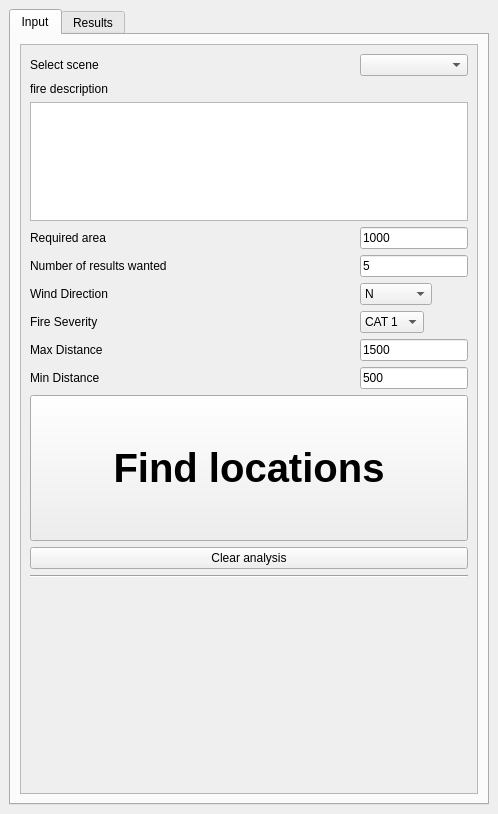
<?xml version="1.0" encoding="UTF-8"?>
<ui version="4.0">
 <class>LocatingToolDockWidgetBase</class>
 <widget class="QDockWidget" name="LocatingToolDockWidgetBase">
  <property name="enabled">
   <bool>true</bool>
  </property>
  <property name="geometry">
   <rect>
    <x>0</x>
    <y>0</y>
    <width>498</width>
    <height>814</height>
   </rect>
  </property>
  <property name="windowTitle">
   <string>Locating Tool</string>
  </property>
  <widget class="QWidget" name="dockWidgetContents">
   <layout class="QVBoxLayout" name="verticalLayout">
    <item>
     <widget class="QTabWidget" name="tabWidget">
      <property name="enabled">
       <bool>true</bool>
      </property>
      <property name="sizePolicy">
       <sizepolicy hsizetype="Preferred" vsizetype="Minimum">
        <horstretch>0</horstretch>
        <verstretch>0</verstretch>
       </sizepolicy>
      </property>
      <property name="currentIndex">
       <number>0</number>
      </property>
      <widget class="QWidget" name="tab1">
       <attribute name="title">
        <string>Input</string>
       </attribute>
       <layout class="QGridLayout" name="gridLayout_4">
        <item row="0" column="0">
         <widget class="QScrollArea" name="scrollArea">
          <property name="widgetResizable">
           <bool>true</bool>
          </property>
          <widget class="QWidget" name="scrollAreaWidgetContents">
           <property name="geometry">
            <rect>
             <x>0</x>
             <y>0</y>
             <width>456</width>
             <height>915</height>
            </rect>
           </property>
           <layout class="QGridLayout" name="gridLayout_3">
            <item row="18" column="0" colspan="3">
             <widget class="QLabel" name="legend1Label">
              <property name="sizePolicy">
               <sizepolicy hsizetype="MinimumExpanding" vsizetype="MinimumExpanding">
                <horstretch>0</horstretch>
                <verstretch>0</verstretch>
               </sizepolicy>
              </property>
              <property name="minimumSize">
               <size>
                <width>350</width>
                <height>200</height>
               </size>
              </property>
              <property name="maximumSize">
               <size>
                <width>350</width>
                <height>200</height>
               </size>
              </property>
              <property name="text">
               <string/>
              </property>
              <property name="scaledContents">
               <bool>true</bool>
              </property>
             </widget>
            </item>
            <item row="9" column="2">
             <widget class="QComboBox" name="selectFireSeverityCombo">
              <property name="sizePolicy">
               <sizepolicy hsizetype="Fixed" vsizetype="Fixed">
                <horstretch>0</horstretch>
                <verstretch>0</verstretch>
               </sizepolicy>
              </property>
              <item>
               <property name="text">
                <string>CAT 1</string>
               </property>
              </item>
              <item>
               <property name="text">
                <string>CAT 2</string>
               </property>
              </item>
              <item>
               <property name="text">
                <string>CAT 3</string>
               </property>
              </item>
              <item>
               <property name="text">
                <string>CAT 4</string>
               </property>
              </item>
              <item>
               <property name="text">
                <string>CAT 5</string>
               </property>
              </item>
             </widget>
            </item>
            <item row="2" column="0">
             <widget class="QLabel" name="label_9">
              <property name="text">
               <string>fire description</string>
              </property>
             </widget>
            </item>
            <item row="1" column="2">
             <widget class="QComboBox" name="selectFireButton">
              <property name="sizePolicy">
               <sizepolicy hsizetype="Minimum" vsizetype="Fixed">
                <horstretch>0</horstretch>
                <verstretch>0</verstretch>
               </sizepolicy>
              </property>
              <item>
               <property name="text">
                <string/>
               </property>
              </item>
              <item>
               <property name="text">
                <string>Fire 1</string>
               </property>
              </item>
              <item>
               <property name="text">
                <string>Fire 2</string>
               </property>
              </item>
              <item>
               <property name="text">
                <string>Fire 3</string>
               </property>
              </item>
              <item>
               <property name="text">
                <string>Fire 4</string>
               </property>
              </item>
             </widget>
            </item>
            <item row="6" column="0" colspan="2">
             <widget class="QLabel" name="label_5">
              <property name="sizePolicy">
               <sizepolicy hsizetype="Fixed" vsizetype="Fixed">
                <horstretch>0</horstretch>
                <verstretch>0</verstretch>
               </sizepolicy>
              </property>
              <property name="text">
               <string>Number of results wanted</string>
              </property>
             </widget>
            </item>
            <item row="1" column="0">
             <widget class="QLabel" name="label_6">
              <property name="sizePolicy">
               <sizepolicy hsizetype="Fixed" vsizetype="Fixed">
                <horstretch>0</horstretch>
                <verstretch>0</verstretch>
               </sizepolicy>
              </property>
              <property name="text">
               <string>Select scene</string>
              </property>
             </widget>
            </item>
            <item row="16" column="0" colspan="3">
             <widget class="QPushButton" name="completeClearButton">
              <property name="text">
               <string>Clear analysis</string>
              </property>
             </widget>
            </item>
            <item row="17" column="0" colspan="3">
             <widget class="Line" name="line">
              <property name="orientation">
               <enum>Qt::Horizontal</enum>
              </property>
             </widget>
            </item>
            <item row="13" column="2">
             <widget class="QLineEdit" name="minDistLineEdit">
              <property name="sizePolicy">
               <sizepolicy hsizetype="Fixed" vsizetype="Fixed">
                <horstretch>0</horstretch>
                <verstretch>0</verstretch>
               </sizepolicy>
              </property>
              <property name="text">
               <string>500</string>
              </property>
             </widget>
            </item>
            <item row="8" column="2">
             <widget class="QComboBox" name="chooseWindDirectionCombo">
              <property name="sizePolicy">
               <sizepolicy hsizetype="Fixed" vsizetype="Fixed">
                <horstretch>0</horstretch>
                <verstretch>0</verstretch>
               </sizepolicy>
              </property>
              <item>
               <property name="text">
                <string>N</string>
               </property>
              </item>
              <item>
               <property name="text">
                <string>NE</string>
               </property>
              </item>
              <item>
               <property name="text">
                <string>E</string>
               </property>
              </item>
              <item>
               <property name="text">
                <string>SE</string>
               </property>
              </item>
              <item>
               <property name="text">
                <string>S</string>
               </property>
              </item>
              <item>
               <property name="text">
                <string>SW</string>
               </property>
              </item>
              <item>
               <property name="text">
                <string>W</string>
               </property>
              </item>
              <item>
               <property name="text">
                <string>NW</string>
               </property>
              </item>
              <item>
               <property name="text">
                <string>no wind</string>
               </property>
              </item>
             </widget>
            </item>
            <item row="4" column="0">
             <widget class="QLabel" name="label_4">
              <property name="sizePolicy">
               <sizepolicy hsizetype="Fixed" vsizetype="Fixed">
                <horstretch>0</horstretch>
                <verstretch>0</verstretch>
               </sizepolicy>
              </property>
              <property name="text">
               <string>Required area</string>
              </property>
             </widget>
            </item>
            <item row="15" column="0" colspan="3">
             <widget class="QPushButton" name="everythingAtOnceButton">
              <property name="font">
               <font>
                <pointsize>30</pointsize>
                <weight>75</weight>
                <bold>true</bold>
                <underline>false</underline>
               </font>
              </property>
              <property name="autoFillBackground">
               <bool>false</bool>
              </property>
              <property name="text">
               <string>
Find locations
</string>
              </property>
             </widget>
            </item>
            <item row="9" column="0">
             <widget class="QLabel" name="fireSeverityLabel">
              <property name="text">
               <string>Fire Severity</string>
              </property>
             </widget>
            </item>
            <item row="6" column="2">
             <widget class="QLineEdit" name="numOfResultsLineEdit">
              <property name="sizePolicy">
               <sizepolicy hsizetype="Fixed" vsizetype="Fixed">
                <horstretch>0</horstretch>
                <verstretch>0</verstretch>
               </sizepolicy>
              </property>
              <property name="text">
               <string>5</string>
              </property>
             </widget>
            </item>
            <item row="4" column="2">
             <widget class="QLineEdit" name="areaEdit">
              <property name="sizePolicy">
               <sizepolicy hsizetype="Fixed" vsizetype="Fixed">
                <horstretch>0</horstretch>
                <verstretch>0</verstretch>
               </sizepolicy>
              </property>
              <property name="text">
               <string>1000</string>
              </property>
             </widget>
            </item>
            <item row="12" column="2">
             <widget class="QLineEdit" name="maxDistLineEdit">
              <property name="sizePolicy">
               <sizepolicy hsizetype="Fixed" vsizetype="Fixed">
                <horstretch>0</horstretch>
                <verstretch>0</verstretch>
               </sizepolicy>
              </property>
              <property name="text">
               <string>1500</string>
              </property>
             </widget>
            </item>
            <item row="13" column="0">
             <widget class="QLabel" name="label">
              <property name="sizePolicy">
               <sizepolicy hsizetype="Fixed" vsizetype="Fixed">
                <horstretch>0</horstretch>
                <verstretch>0</verstretch>
               </sizepolicy>
              </property>
              <property name="text">
               <string>Min Distance</string>
              </property>
             </widget>
            </item>
            <item row="12" column="0">
             <widget class="QLabel" name="label_2">
              <property name="sizePolicy">
               <sizepolicy hsizetype="Fixed" vsizetype="Fixed">
                <horstretch>0</horstretch>
                <verstretch>0</verstretch>
               </sizepolicy>
              </property>
              <property name="text">
               <string>Max Distance</string>
              </property>
             </widget>
            </item>
            <item row="8" column="0">
             <widget class="QLabel" name="label_3">
              <property name="sizePolicy">
               <sizepolicy hsizetype="Fixed" vsizetype="Fixed">
                <horstretch>0</horstretch>
                <verstretch>0</verstretch>
               </sizepolicy>
              </property>
              <property name="text">
               <string>Wind Direction</string>
              </property>
             </widget>
            </item>
            <item row="3" column="0" colspan="3">
             <widget class="QTextBrowser" name="FireInfotextBrowser"/>
            </item>
           </layout>
          </widget>
         </widget>
        </item>
       </layout>
      </widget>
      <widget class="QWidget" name="tab2">
       <attribute name="title">
        <string>Results</string>
       </attribute>
       <layout class="QGridLayout" name="gridLayout_2">
        <item row="3" column="0">
         <widget class="QLabel" name="label_7">
          <property name="text">
           <string/>
          </property>
         </widget>
        </item>
        <item row="1" column="0">
         <widget class="QScrollArea" name="scrollArea_2">
          <property name="widgetResizable">
           <bool>true</bool>
          </property>
          <widget class="QWidget" name="scrollAreaWidgetContents_2">
           <property name="geometry">
            <rect>
             <x>0</x>
             <y>0</y>
             <width>468</width>
             <height>648</height>
            </rect>
           </property>
           <layout class="QGridLayout" name="gridLayout">
            <item row="7" column="0" colspan="3">
             <widget class="QLabel" name="legend2Label">
              <property name="sizePolicy">
               <sizepolicy hsizetype="MinimumExpanding" vsizetype="MinimumExpanding">
                <horstretch>0</horstretch>
                <verstretch>0</verstretch>
               </sizepolicy>
              </property>
              <property name="minimumSize">
               <size>
                <width>350</width>
                <height>250</height>
               </size>
              </property>
              <property name="maximumSize">
               <size>
                <width>350</width>
                <height>250</height>
               </size>
              </property>
              <property name="text">
               <string>TextLabel</string>
              </property>
              <property name="scaledContents">
               <bool>true</bool>
              </property>
             </widget>
            </item>
            <item row="2" column="0" colspan="3">
             <widget class="QTableWidget" name="statisticsTable">
              <property name="sizePolicy">
               <sizepolicy hsizetype="MinimumExpanding" vsizetype="Fixed">
                <horstretch>0</horstretch>
                <verstretch>0</verstretch>
               </sizepolicy>
              </property>
             </widget>
            </item>
            <item row="0" column="0">
             <widget class="QPushButton" name="zoomToLocations">
              <property name="text">
               <string>Show locations</string>
              </property>
             </widget>
            </item>
            <item row="3" column="0">
             <widget class="QPushButton" name="selectLocationButton">
              <property name="sizePolicy">
               <sizepolicy hsizetype="Fixed" vsizetype="Fixed">
                <horstretch>0</horstretch>
                <verstretch>0</verstretch>
               </sizepolicy>
              </property>
              <property name="text">
               <string>Select location</string>
              </property>
             </widget>
            </item>
            <item row="0" column="1">
             <widget class="QPushButton" name="zoomToFocusAreaButton">
              <property name="text">
               <string>Show Focus Area</string>
              </property>
             </widget>
            </item>
            <item row="1" column="0">
             <widget class="QLabel" name="label_8">
              <property name="sizePolicy">
               <sizepolicy hsizetype="Fixed" vsizetype="Fixed">
                <horstretch>0</horstretch>
                <verstretch>0</verstretch>
               </sizepolicy>
              </property>
              <property name="text">
               <string>Suggested locations </string>
              </property>
             </widget>
            </item>
            <item row="6" column="0" colspan="3">
             <widget class="Line" name="line_2">
              <property name="orientation">
               <enum>Qt::Horizontal</enum>
              </property>
             </widget>
            </item>
            <item row="3" column="1">
             <widget class="QPushButton" name="clearSelectionButton">
              <property name="text">
               <string>Clear selection</string>
              </property>
             </widget>
            </item>
            <item row="3" column="2">
             <widget class="QPushButton" name="createReportButton">
              <property name="text">
               <string>Save screenshot</string>
              </property>
             </widget>
            </item>
            <item row="4" column="0" colspan="3">
             <widget class="QPushButton" name="reportButton">
              <property name="text">
               <string>Report selected location to fire department!</string>
              </property>
             </widget>
            </item>
           </layout>
          </widget>
         </widget>
        </item>
       </layout>
      </widget>
     </widget>
    </item>
   </layout>
  </widget>
 </widget>
 <resources/>
 <connections/>
</ui>
